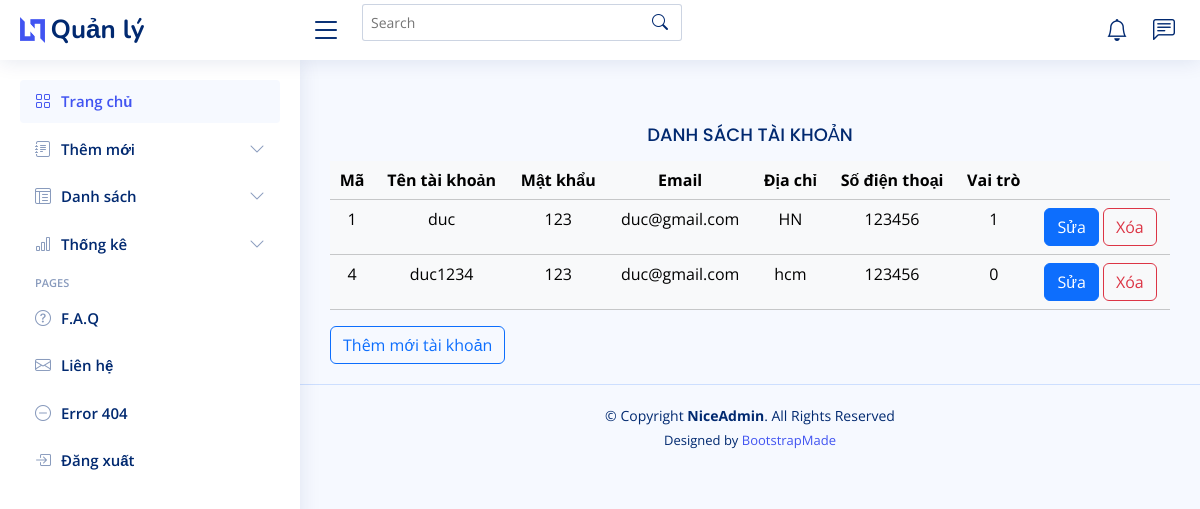
The app's page /admin/index.php?act=danh_sach_tai_khoan (signed in) with its own data.
### tables this page shows
CREATE TABLE `user` (
  `id_user` int NOT NULL,
  `username` varchar(50) NOT NULL,
  `password` varchar(50) NOT NULL,
  `email` varchar(50) NOT NULL,
  `number_phone` int DEFAULT NULL,
  `address` varchar(255) DEFAULT NULL,
  `role` tinyint NOT NULL DEFAULT '0'
);

### model/pdo.php (called while the page is built, shortened)
<?php
function pdo_get_connection(){
    $dburl = "mysql:host=localhost;dbname=booking_movie_ticket;charset=utf8";
    $username = 'root';
    $password = '';
    $conn = new PDO($dburl, $username, $password);
    $conn->setAttribute(PDO::ATTR_ERRMODE, PDO::ERRMODE_EXCEPTION);
    return $conn;
}
function pdo_query($sql){
    $sql_args = array_slice(func_get_args(), 1);
    try{
        $conn = pdo_get_connection();
        $stmt = $conn->prepare($sql);
        $stmt->execute($sql_args);
        $rows = $stmt->fetchAll();
        return $rows;
    }
    catch(PDOException $e){
        throw $e;
    }
    finally{
        unset($conn);
    }
}

### model/tai_khoan.php (called while the page is built, shortened)
<?php
function load_all_tai_khoan() {
    $sql = "SELECT * FROM user;";
    $list = pdo_query($sql);
    return $list;
}

### admin/tai_khoan/list.php (the view)
<main id="main" class="main">
    <section class="section dashboard">
        <div class="row">
            <div class="col-lg-12">
                <h5 class="card-title text-center">DANH SÁCH TÀI KHOẢN</h5>
                <table class="table table-light text-center">
                    <tr>
                        <th>Mã</th>
                        <th>Tên tài khoản</th>
                        <th>Mật khẩu</th>
                        <th>Email</th>
                        <th>Địa chỉ</th>
                        <th>Số điện thoại</th>
                        <th>Vai trò</th>
                        <th></th>
                    </tr>
                    <?php
                    foreach ($ds_tai_khoan as $ds) {
                        extract($ds);
                        $delete_user = "index.php?act=delete_user&id_user=" . $id_user;
                        $edit_user = "index.php?act=edit_user&id_user=" . $id_user;
                        echo "
                                <tr>
                                    <td>$id_user</td>
                                    <td>$username</td>
                                    <td>$password</td>
                                    <td>$email</td>
                                    <td>$address</td>
                                    <td>$number_phone</td>
                                    <td>$role</td>
                                    <td>
                                        <a class='btn btn-primary'  href='$edit_user'>Sửa</a>
                                        <button class='btn btn-outline-danger' type='button' onclick=\"if (confirm('Bạn có chắc muốn xóa ?')) window.location.href='$delete_user'\">Xóa</button>
                                    </td>
                                </tr>
                            ";
                        }
                    ?>
                </table>
                <a class="btn btn-outline-primary" href="index.php?act=them_moi_tai_khoan">Thêm mới tài khoản</a>
            </div>
        </div>
    </section>
</main>

### admin/layout_admin/assets/css/style.css (style rules this page uses)
:root { scroll-behavior: smooth; }
body { font-family: "Open Sans", sans-serif; background: #f6f9ff; color: #444444; }
a { color: #4154f1; text-decoration: none; }
h1, h2, h3, h4, h5, h6 { font-family: "Nunito", sans-serif; }
#main { margin-top: 60px; padding: 20px 30px; transition: all 0.3s; }
.card-title { padding: 20px 0 15px 0; font-size: 18px; font-weight: 500; color: #012970; font-family: "Poppins", sans-serif; }
@media (min-width: 1200px) { #main, #footer { margin-left: 300px; } }

### records on screen
user: id_user "1", username "duc", password "123", email "duc@gmail.com", address "HN", number_phone "123456", role "1"
user: id_user "4", username "duc1234", password "123", email "duc@gmail.com", address "hcm", number_phone "123456", role "0"
